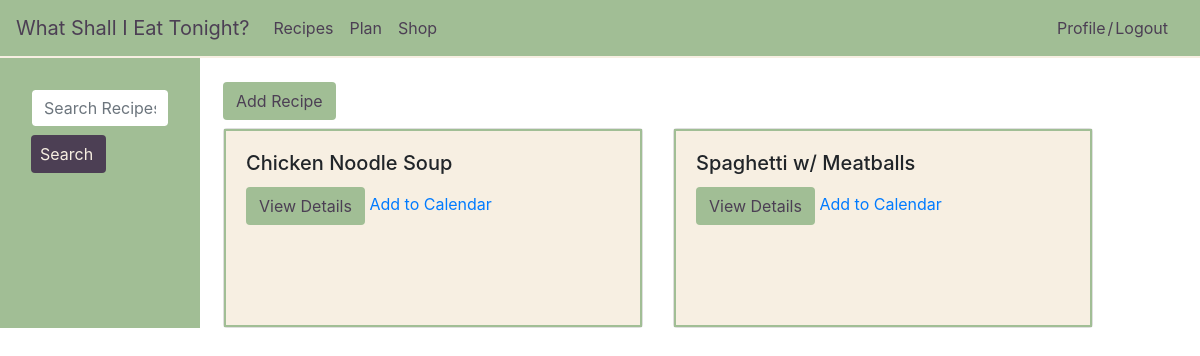
The page /recipes/ (signed in) on the database as committed earlier.
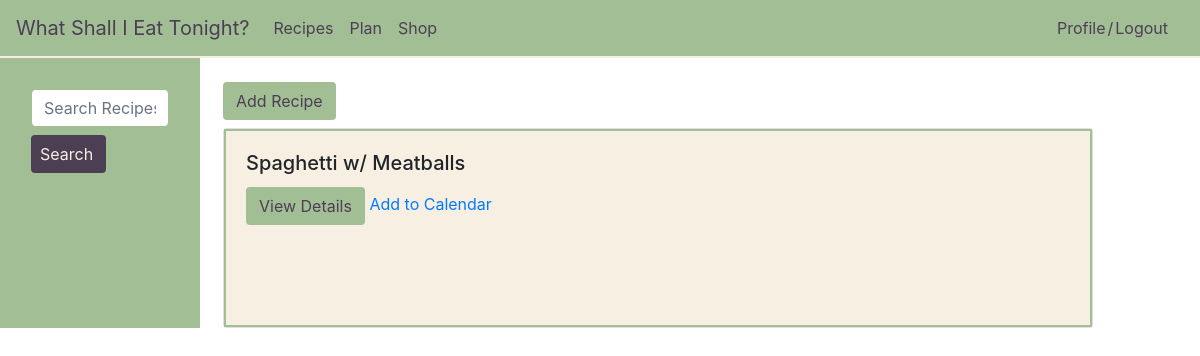
The same page on the database as committed later.
### recipes/models.py (models this page shows, shortened)
class Recipe(models.Model):
    user = models.ForeignKey(User, on_delete=models.CASCADE)
    title = models.CharField(max_length = 200)
    url = models.URLField(max_length=200, blank=False, default='')
    date = models.DateField(null=True, blank=True)
    tag = models.CharField(max_length = 100, blank=True, null=True)
    ingredients = models.TextField()
    BREAKFAST = 'Breakfast'
    BRUNCH = 'Brunch'
    LUNCH = 'Lunch'
    DINNER = 'Dinner'
    SIDES = 'Sides'
    SNACKS = 'Snacks'
    DRINKS = 'Drinks'
    COURSE_CHOICES = (
        (BREAKFAST, 'Breakfast'),
        (BRUNCH, 'Brunch'),
        (LUNCH, 'Lunch'),
        (DINNER, 'Dinner'),
        (SIDES, 'Sides'),
        (SNACKS, 'Snacks'),
        (DRINKS, 'Drinks'),
        (None, 'None')
    )
    course = models.CharField(
        max_length = 100,
        choices = COURSE_CHOICES,
        null = True,
        default = None,
        blank=True,
    )

### recipes/views.py (the view)
# urls.py: path('', views.IndexView.as_view(), name='index'),
class IndexView(generic.ListView):
    template_name = 'recipes/index.html'
    context_object_name = 'recipe_list'
    def get_queryset(self):
        query = self.request.GET.get('q')
        if query:
            queryset = Recipe.objects.filter( Q(title__icontains=query) |
                Q(course__iexact=query) | Q(tag__icontains=query))
            return queryset.filter(user=self.request.user)
        else:
            return Recipe.objects.filter(user=self.request.user)

### recipes/templates/recipes/index.html (shortened to what this page needs)
{% extends 'recipes_base.html' %}
    {% block body %}
    <a class="btn btn-md add-recipe" href="{% url 'recipes:add_recipe' %}" type="button">
      Add Recipe
     </a>
      {% if recipe_list %}
        <div class="card-deck mt-2">
          {% for recipe in recipe_list %}
            <div class="card">
              <div class="card-body">
                <h5 class="card-title">{{ recipe.title}}</h5>
                <a href="{% url 'recipes:detail' recipe.id %}" class="btn add-recipe">View Details</a>
                <a href="{% url 'recipes:add_to_calendar' recipe.id %}">Add to Calendar</a>
              </div>
            </div>
          {% endfor %}
        </div>
      {% endif %}
    {% endblock %}

Rows that differ between the two databases and show on the page:
removed Recipe: title "Chicken Noodle Soup"
